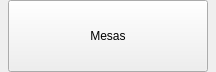
<?xml version="1.0" encoding="UTF-8"?>
<ui version="4.0">
 <class>MesasBase</class>
 <widget class="QWidget" name="MesasBase">
  <property name="geometry">
   <rect>
    <x>0</x>
    <y>0</y>
    <width>216</width>
    <height>72</height>
   </rect>
  </property>
  <property name="windowTitle">
   <string>Form</string>
  </property>
  <layout class="QHBoxLayout">
   <property name="spacing">
    <number>0</number>
   </property>
   <property name="margin">
    <number>0</number>
   </property>
   <item>
    <widget class="QToolButton" name="mui_mesas">
     <property name="minimumSize">
      <size>
       <width>72</width>
       <height>72</height>
      </size>
     </property>
     <property name="maximumSize">
      <size>
       <width>200</width>
       <height>72</height>
      </size>
     </property>
     <property name="focusPolicy">
      <enum>Qt::NoFocus</enum>
     </property>
     <property name="text">
      <string>Mesas</string>
     </property>
     <property name="icon">
      <iconset resource="../../../bulmages.qrc">
       <normaloff>:/Images/warehouse.png</normaloff>:/Images/warehouse.png</iconset>
     </property>
     <property name="iconSize">
      <size>
       <width>32</width>
       <height>32</height>
      </size>
     </property>
     <property name="toolButtonStyle">
      <enum>Qt::ToolButtonTextUnderIcon</enum>
     </property>
    </widget>
   </item>
  </layout>
 </widget>
 <resources>
  <include location="../../../bulmages.qrc"/>
 </resources>
 <connections/>
</ui>
